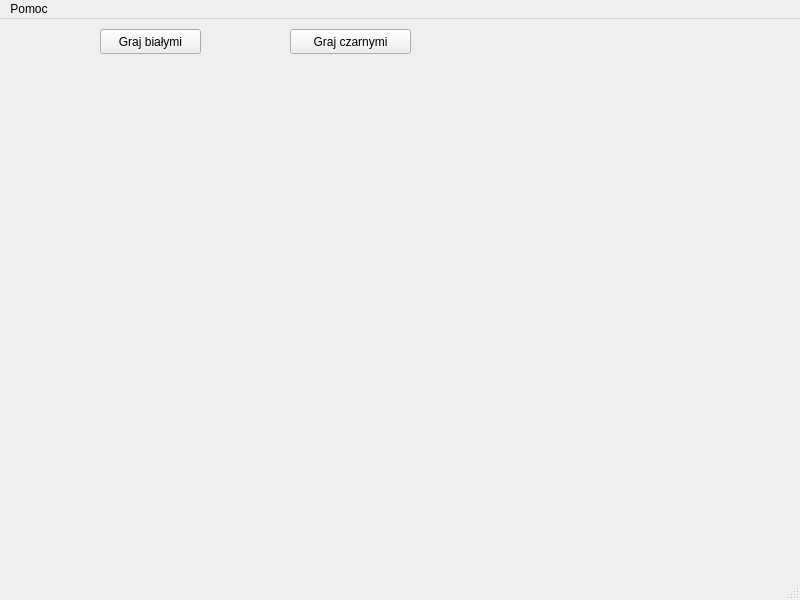
<?xml version="1.0" encoding="UTF-8"?>
<ui version="4.0">
 <class>MainWindow</class>
 <widget class="QMainWindow" name="MainWindow">
  <property name="geometry">
   <rect>
    <x>0</x>
    <y>0</y>
    <width>800</width>
    <height>600</height>
   </rect>
  </property>
  <property name="windowTitle">
   <string>Warcaby</string>
  </property>
  <widget class="QWidget" name="centralwidget">
   <widget class="QPushButton" name="buttonWhite">
    <property name="geometry">
     <rect>
      <x>100</x>
      <y>10</y>
      <width>101</width>
      <height>25</height>
     </rect>
    </property>
    <property name="text">
     <string>Graj białymi</string>
    </property>
   </widget>
   <widget class="QPushButton" name="buttonBlack">
    <property name="geometry">
     <rect>
      <x>290</x>
      <y>10</y>
      <width>121</width>
      <height>25</height>
     </rect>
    </property>
    <property name="text">
     <string>Graj czarnymi</string>
    </property>
   </widget>
   <widget class="QWidget" name="gridLayoutWidget">
    <property name="geometry">
     <rect>
      <x>50</x>
      <y>120</y>
      <width>351</width>
      <height>341</height>
     </rect>
    </property>
    <layout class="QGridLayout" name="board" rowminimumheight="0" columnminimumwidth="0">
     <property name="sizeConstraint">
      <enum>QLayout::SetDefaultConstraint</enum>
     </property>
     <property name="spacing">
      <number>0</number>
     </property>
    </layout>
   </widget>
  </widget>
  <widget class="QMenuBar" name="menubar">
   <property name="geometry">
    <rect>
     <x>0</x>
     <y>0</y>
     <width>800</width>
     <height>22</height>
    </rect>
   </property>
   <widget class="QMenu" name="menuHelp">
    <property name="title">
     <string>Pomoc</string>
    </property>
    <addaction name="menuAbout"/>
   </widget>
   <addaction name="menuHelp"/>
  </widget>
  <widget class="QStatusBar" name="statusbar"/>
  <action name="menuAbout">
   <property name="text">
    <string>O programie...</string>
   </property>
  </action>
 </widget>
 <resources/>
 <connections/>
</ui>
